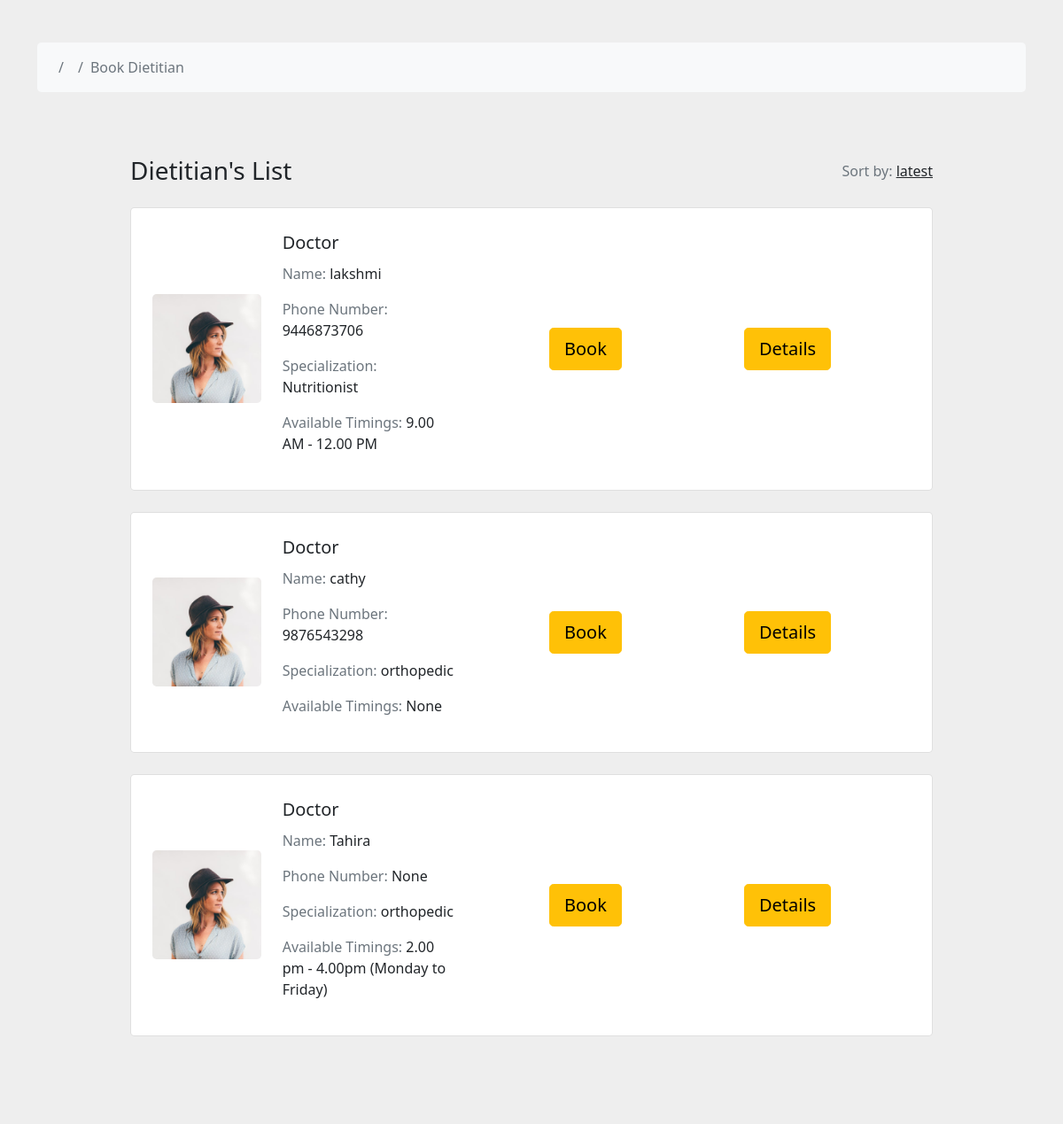
The app's page /dietitians_list/ with its own data.
### ct/models.py (models this page shows, shortened)
class DietitianProfile(models.Model):
    user = models.OneToOneField(settings.AUTH_USER_MODEL, on_delete=models.CASCADE)
    phone_number = models.CharField(max_length=15, blank=True, null=True)
    state = models.CharField(max_length=255, null=True, blank=True)
    district = models.CharField(max_length=100, blank=True, null=True)
    gender = models.CharField(max_length=10, blank=True)
    certifications = models.TextField()
    specialization = models.CharField(max_length=100)
    available_timings = models.CharField(max_length=255, blank=True, null=True)

class CustomUser(AbstractUser):
    CUSTOMER = 1
    DIETITIAN = 2
    DOCTOR = 3
    ROLE_CHOICE = (
     (CUSTOMER, 'Customer'),
     (DIETITIAN, 'Dietitian'),
     (DOCTOR, 'Doctor'),
    )
    username = models.CharField(max_length=100,unique=True ,default='')
    email = models.EmailField(unique=True)
    password = models.CharField(max_length=128)
    is_Customer = models.BooleanField(default=False)
    is_Dietitian = models.BooleanField(default=False)
    is_Doctor = models.BooleanField(default=False)
    REQUIRED_FIELDS = []

### ct/views.py (the view, shortened to what this page needs)
# urls.py: path('dietitians_list/', views.dietitians_list, name='dietitians_list'),
def dietitians_list(request):
    dietitians = DietitianProfile.objects.all()
    context = {
        'dietitians': dietitians,
    }
    return render(request, 'dietitians_list.html', context)

### ct/templates/dietitians_list.html (shortened to what this page needs)
{% load static %}
<!DOCTYPE html>
<html lang="en">
    <head>
        <link href="https://cdn.jsdelivr.net/npm/bootstrap@5.0.2/dist/css/bootstrap.min.css" rel="stylesheet">
    </head>
    <body>
      <section style="background-color: #eee;">
        <div class="container py-5">
            <div class="row">
                <div class="col">
                    <nav aria-label="breadcrumb"
                        class="bg-light rounded-3 p-3 mb-4">
                        <ol class="breadcrumb mb-0">
                            <li class="breadcrumb-item">
                            <li class="breadcrumb-item">
                            <li class="breadcrumb-item active"
                                aria-current="page">Book Dietitian</li>
                        </ol>
                    </nav>
                </div>
            </div>
<section class="h-100" style="background-color: #eee;">
    <div class="container h-100 py-5">
      <div class="row d-flex justify-content-center align-items-center h-100">
        <div class="col-10">
          <div class="d-flex justify-content-between align-items-center mb-4">
            <h3 class="fw-normal mb-0 text-black">Dietitian's List</h3>
            <div>
              <p class="mb-0"><span class="text-muted">Sort by:</span> <a href="#!" class="text-body">latest </a></p>
            </div>
          </div>
     {% for dietitian in dietitians %}
          <div class="card rounded-3 mb-4">
            <div class="card-body p-4">
              <div class="row d-flex justify-content-between align-items-center">
                <div class="col-md-2 col-lg-2 col-xl-2">
                  <img
                    src="{% static 'img/avatar/avatar-face-02.png' %}"
                    class="img-fluid rounded-3" alt="{{ dietitian.user.username }}">
                </div>
                <div class="col-md-3 col-lg-3 col-xl-3">
                  <p class="lead fw-normal mb-2">Doctor</p>
                  <p><span class="text-muted">Name: </span>{{ dietitian.user.username }}</p>
                  <p><span class="text-muted">Phone Number: </span>{{dietitian.phone_number }}</p>
                  <p><span class="text-muted">Specialization: </span>{{ dietitian.specialization }}</p>
                  <p><span class="text-muted">Available Timings: </span>{{ dietitian.available_timings }}</p>
                </div>
                <div class="col-md-3 col-lg-2 col-xl-2 offset-lg-1">
                  <button type="button" id="bookbtn" class="btn btn-warning btn-lg ms-2" data-bs-toggle="modal" data-bs-target="#bookingModal">Book</button>
                </div>
                <div class="col-md-3 col-lg-2 col-xl-2 offset-lg-1">
                  <button type="submit" id="detailsbtn" class="btn btn-warning btn-lg ms-2" onclick="deleteProfile('{{ dietitian.id }}')">Details</button>
                </div>
              </div>
            </div>
          </div>
{% endfor %}
</div>
</div>
</section>
        </div>
  </section>
</body>
</html>

### records on screen
DietitianProfile: user.username "lakshmi", phone_number "9446873706", specialization "Nutritionist", available_timings "9.00 AM - 12.00 PM"
DietitianProfile: user.username "cathy", phone_number "9876543298", specialization "orthopedic", available_timings "None"
DietitianProfile: user.username "Tahira", phone_number "None", specialization "orthopedic", available_timings "2.00 pm - 4.00pm (Monday to Friday)"
